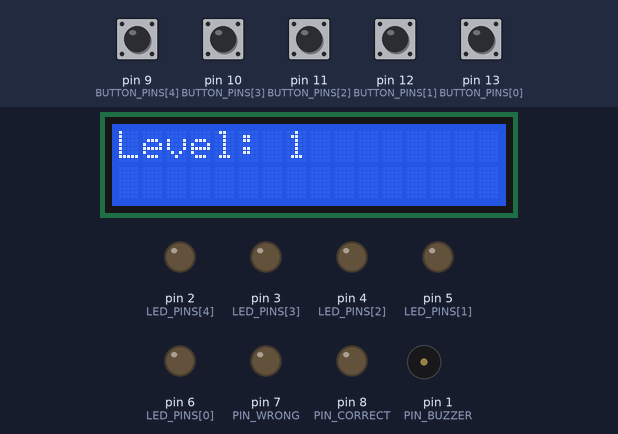
Recording of a sketch running on a simulated Arduino Uno, built with avr-gcc and run on an emulated ATmega328P. On the bench: 16×2 character LCD, output pins drawn as LEDs (lit = HIGH), buzzer (waves = sounding). Dashed ring = blinking. The inputs (shaded band) are chosen by the test bench; at power-on: pin 9 (BUTTON_PINS[4]), pin 10 (BUTTON_PINS[3]), pin 11 (BUTTON_PINS[2]), pin 12 (BUTTON_PINS[1]), pin 13 (BUTTON_PINS[0]) HIGH. Random numbers use the default seed unless the sketch sets one.

Above: at 2.2 s.
2.3 s: pin 10 (BUTTON_PINS[3]) pulled LOW for 1 s
At 5.1 s:
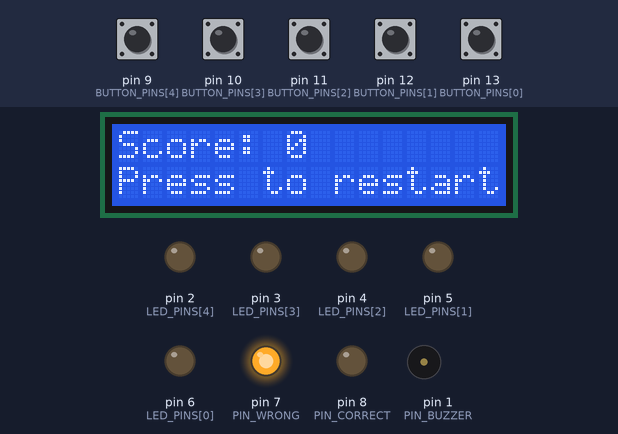
5.4 s: pin 9 (BUTTON_PINS[4]) pulled LOW for 0.15 s
At 5.9 s:
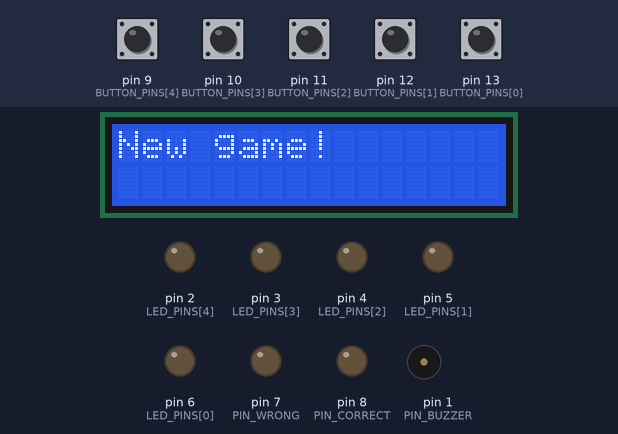
8.4 s: pin 10 (BUTTON_PINS[3]) pulled LOW for 0.15 s
At 9.7 s:
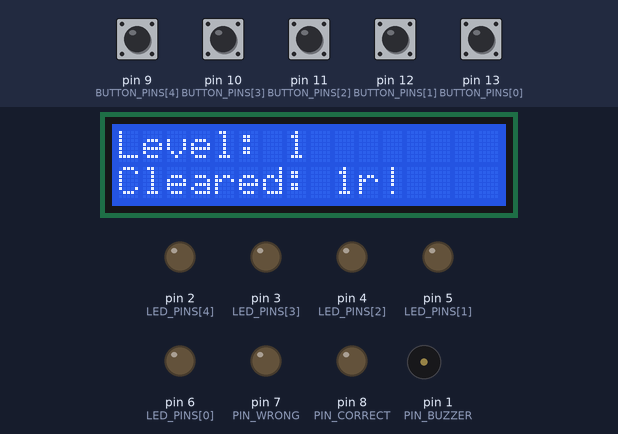
11.4 s: pin 11 (BUTTON_PINS[2]) pulled LOW for 1 s
At 12.9 s:
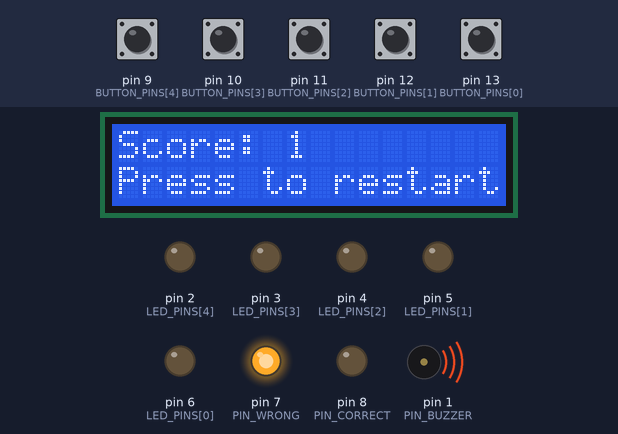
14.5 s: pin 12 (BUTTON_PINS[1]) pulled LOW for 0.15 s
At 15.9 s:
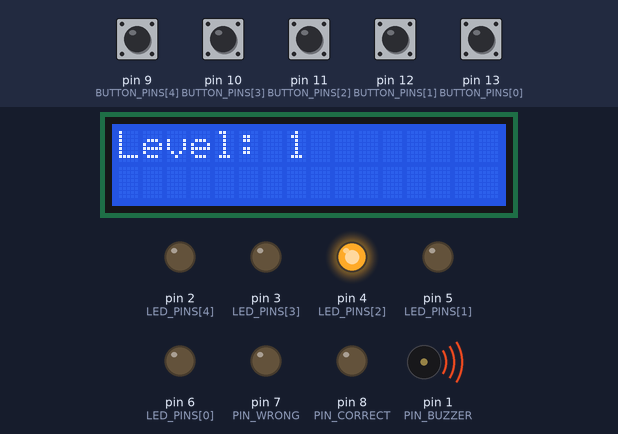
17.5 s: pin 11 (BUTTON_PINS[2]) pulled LOW for 0.15 s
At 20.35 s:
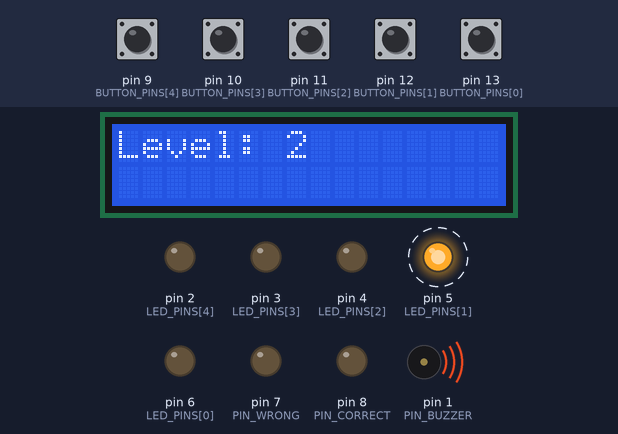
Timing chart, 0 to 21.6 s (numbered marks = the images above; inputs shaded):
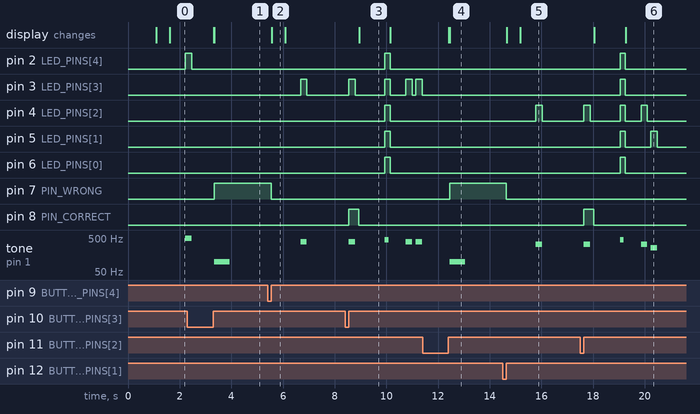

The sketch:

SEGDayMed_syntax.ino
```cpp
#include <Wire.h>
#include <LiquidCrystal_I2C.h>

LiquidCrystal_I2C lcd(0x27, 16, 2);  // change 0x27 to your module's address if different

// --- Hardware Mapping ---
const byte LED_PINS[]    = {6, 5, 4, 3, 2};      // 5 game colour LEDs
const byte BUTTON_PINS[] = {13, 12, 11, 10, 9};  // 5 game buttons
const int  TONES[]       = {220, 262, 330, 392, 494}; // one tone per colour

#define PIN_CORRECT 8
#define PIN_WRONG   7
#define PIN_BUZZER  1   // free ONLY because we don't use Serial anymore

// --- Game Config ---
const int MAX_ROUNDS = 6;      // game ends after clearing 6 rounds
const int FIXED_SPEED = 250;   // constant blink/tone speed (ms), never changes

// --- Game Logic Variables ---
byte sequence[50];
int gameStep   = 0;
int readStep   = 0;
int gameSpeed  = FIXED_SPEED;
int gameStatus = 0; // 0: Reset, 1: Playback, 2: Input, 3: Game Over, 4: Win

void setup() {
  lcd.init();
  lcd.backlight();
  lcd.setCursor(0, 0);
  lcd.print("Simon Says");
  lcd.setCursor(0, 1);
  lcd.print("Get ready!");
  delay(1000);

  randomSeed(analogRead(A0));

  for (int i = 0; i < 5; i++) {
    pinMode(LED_PINS[i], OUTPUT);
    pinMode(BUTTON_PINS[i], INPUT_PULLUP);
  }
  pinMode(PIN_CORRECT, OUTPUT);
  pinMode(PIN_WRONG, OUTPUT);
  // no pinMode needed for PIN_BUZZER -- tone() handles that
}

void loop() {
  if      (gameStatus == 0) prepareNewGame();
  else if (gameStatus == 1) playSequence();
  else if (gameStatus == 2) checkPlayerInput();
  else if (gameStatus == 3) handleGameOver();
  else if (gameStatus == 4) handleWin();
}

// --- Game State Functions ---
void prepareNewGame() {
  gameStep  = 0;
  readStep  = 0;
  gameSpeed = FIXED_SPEED; // speed is set once and never touched again

  for (int i = 0; i < 50; i++) {
    sequence[i] = random(0, 5); // 5 colours: 0-4
  }

  lcd.clear();
  lcd.setCursor(0, 0);
  lcd.print("New game!");
  delay(500);
  gameStatus = 1;
}

void playSequence() {
  lcd.clear();
  lcd.setCursor(0, 0);
  lcd.print("Level: ");
  lcd.print(gameStep + 1);
  delay(600);

  for (int i = 0; i <= gameStep; i++) {
    triggerSignal(sequence[i]);
  }
  gameStatus = 2;
}

void checkPlayerInput() {
  int pressed = getPressedButton();
  if (pressed == -1) return; // Wait for interaction

  if (pressed == sequence[readStep]) {
    digitalWrite(PIN_CORRECT, HIGH);
    triggerSignal(pressed);
    digitalWrite(PIN_CORRECT, LOW);

    if (readStep == gameStep) {
      lcd.setCursor(0, 1);
      lcd.print("Round clear!");
      lcd.setCursor(0, 1);
      lcd.print("Cleared: ");
      lcd.print(gameStep + 1);   // shows which round number just finished
      delay(1000);

      // Check if the player just cleared the FINAL round
      if (gameStep + 1 >= MAX_ROUNDS) {
        gameStatus = 4; // go to win state
        return;
      }

      gameStep++;
      readStep = 0;
      // gameSpeed stays constant now -- no more decrementing

      playLevelUpEffect();
      gameStatus = 1;
    } else {
      readStep++;
    }
  } else {
    lcd.clear();
    lcd.setCursor(0, 0);
    lcd.print("WRONG! Game Over");
    gameStatus = 3;
  }
}

void handleGameOver() {
  lcd.clear();
  lcd.setCursor(0, 0);
  lcd.print("Score: ");
  lcd.print(gameStep);
  lcd.setCursor(0, 1);
  lcd.print("Press to restart");

  digitalWrite(PIN_WRONG, HIGH);
  tone(PIN_BUZZER, 100, 600);

  while (getPressedButton() == -1);

  digitalWrite(PIN_WRONG, LOW);
  gameStatus = 0;
}

void handleWin() {
  lcd.clear();
  lcd.setCursor(0, 0);
  lcd.print("YOU WIN!");
  lcd.setCursor(0, 1);
  lcd.print("All 6 rounds!");

  playWinAnimation();

  lcd.setCursor(0, 1);
  lcd.print("Press to restart");
  while (getPressedButton() == -1);

  gameStatus = 0;
}

// --- Utility Functions ---
void triggerSignal(int id) {
  digitalWrite(LED_PINS[id], HIGH);
  tone(PIN_BUZZER, TONES[id], gameSpeed);
  delay(gameSpeed);
  digitalWrite(LED_PINS[id], LOW);
  delay(gameSpeed / 2);
}

void playLevelUpEffect() {
  for (int i = 0; i < 5; i++) digitalWrite(LED_PINS[i], HIGH);
  tone(PIN_BUZZER, 440, 150); // quick "level up" beep
  delay(200);
  for (int i = 0; i < 5; i++) digitalWrite(LED_PINS[i], LOW);
}

// Endpoint animation: all LEDs blink together + triumphant buzzer notes
void playWinAnimation() {
  int victoryTones[] = {262, 330, 392, 523, 659, 784}; // ascending triumphant riff

  for (int rep = 0; rep < 3; rep++) {
    for (int t = 0; t < 6; t++) {
      // all LEDs on together
      for (int i = 0; i < 5; i++) digitalWrite(LED_PINS[i], HIGH);
      tone(PIN_BUZZER, victoryTones[t], 150);
      delay(150);

      // all LEDs off together
      for (int i = 0; i < 5; i++) digitalWrite(LED_PINS[i], LOW);
      delay(80);
    }
    delay(200);
  }
}

int getPressedButton() {
  for (int i = 0; i < 5; i++) {
    if (digitalRead(BUTTON_PINS[i]) == LOW) {
      delay(50);
      while (digitalRead(BUTTON_PINS[i]) == LOW); // Wait for release
      return i;
    }
  }
  return -1;
}
```

Measured:
- after the input at 2.3 s, pin 7 (PIN_WRONG): LOW → HIGH after 1.0 s; the display: first changes after 1.0 s (image 1 shows a later state)
- after the input at 5.4 s, pin 3 (LED_PINS[3]): LOW → HIGH after 1.3 s, → LOW 0.25 s later; pin 7 (PIN_WRONG): HIGH → LOW after 0.15 s; tone on pin 1 (PIN_BUZZER): silent → 392 Hz after 1.3 s, → silent 0.25 s later; the display: changes after 0.17 s (image 2)
- after the input at 8.4 s, pin 2 (LED_PINS[4]): LOW → HIGH after 1.5 s, → LOW 0.20 s later; pin 3 (LED_PINS[3]): LOW → HIGH after 0.15 s, → LOW 0.25 s later, → HIGH 1.1 s later, → LOW 0.20 s later, … (8 changes in this stretch)
- after the input at 11.4 s, pin 7 (PIN_WRONG): LOW → HIGH after 1.0 s; tone on pin 1 (PIN_BUZZER): silent → 100 Hz after 1.0 s, → silent 0.60 s later; the display: first changes after 1.0 s (image 4 shows a later state)
- after the input at 14.5 s, pin 4 (LED_PINS[2]): LOW → HIGH after 1.3 s, → LOW 0.25 s later; pin 7 (PIN_WRONG): HIGH → LOW after 0.15 s; tone on pin 1 (PIN_BUZZER): silent → 330 Hz after 1.3 s, → silent 0.25 s later; the display: first changes after 0.17 s (image 5 shows a later state)
- after the input at 17.5 s, pin 2 (LED_PINS[4]), pin 3 (LED_PINS[3]): LOW → HIGH after 1.5 s, → LOW 0.20 s later
- what the display in image 2 shows lasts 0.5 s, from 5.6 s to 6.1 s
